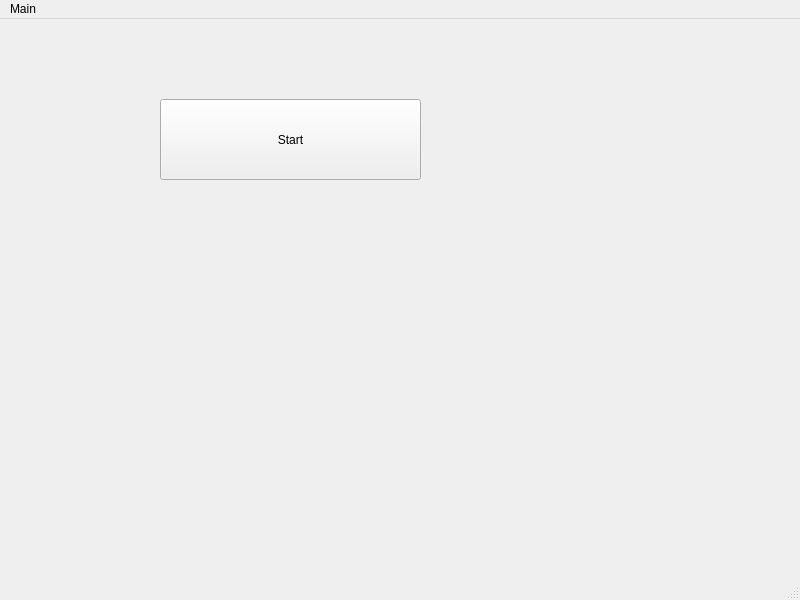
<?xml version="1.0" encoding="UTF-8"?>
<ui version="4.0">
 <class>MainWindow</class>
 <widget class="QMainWindow" name="MainWindow">
  <property name="geometry">
   <rect>
    <x>0</x>
    <y>0</y>
    <width>800</width>
    <height>600</height>
   </rect>
  </property>
  <property name="windowTitle">
   <string>MainWindow</string>
  </property>
  <widget class="QWidget" name="centralwidget">
   <widget class="QPushButton" name="pushButton">
    <property name="geometry">
     <rect>
      <x>160</x>
      <y>80</y>
      <width>261</width>
      <height>81</height>
     </rect>
    </property>
    <property name="text">
     <string>Start</string>
    </property>
   </widget>
  </widget>
  <widget class="QMenuBar" name="menubar">
   <property name="geometry">
    <rect>
     <x>0</x>
     <y>0</y>
     <width>800</width>
     <height>20</height>
    </rect>
   </property>
   <widget class="QMenu" name="menuasjh">
    <property name="title">
     <string>Main</string>
    </property>
   </widget>
   <addaction name="menuasjh"/>
  </widget>
  <widget class="QStatusBar" name="statusbar"/>
 </widget>
 <resources/>
 <connections/>
</ui>
